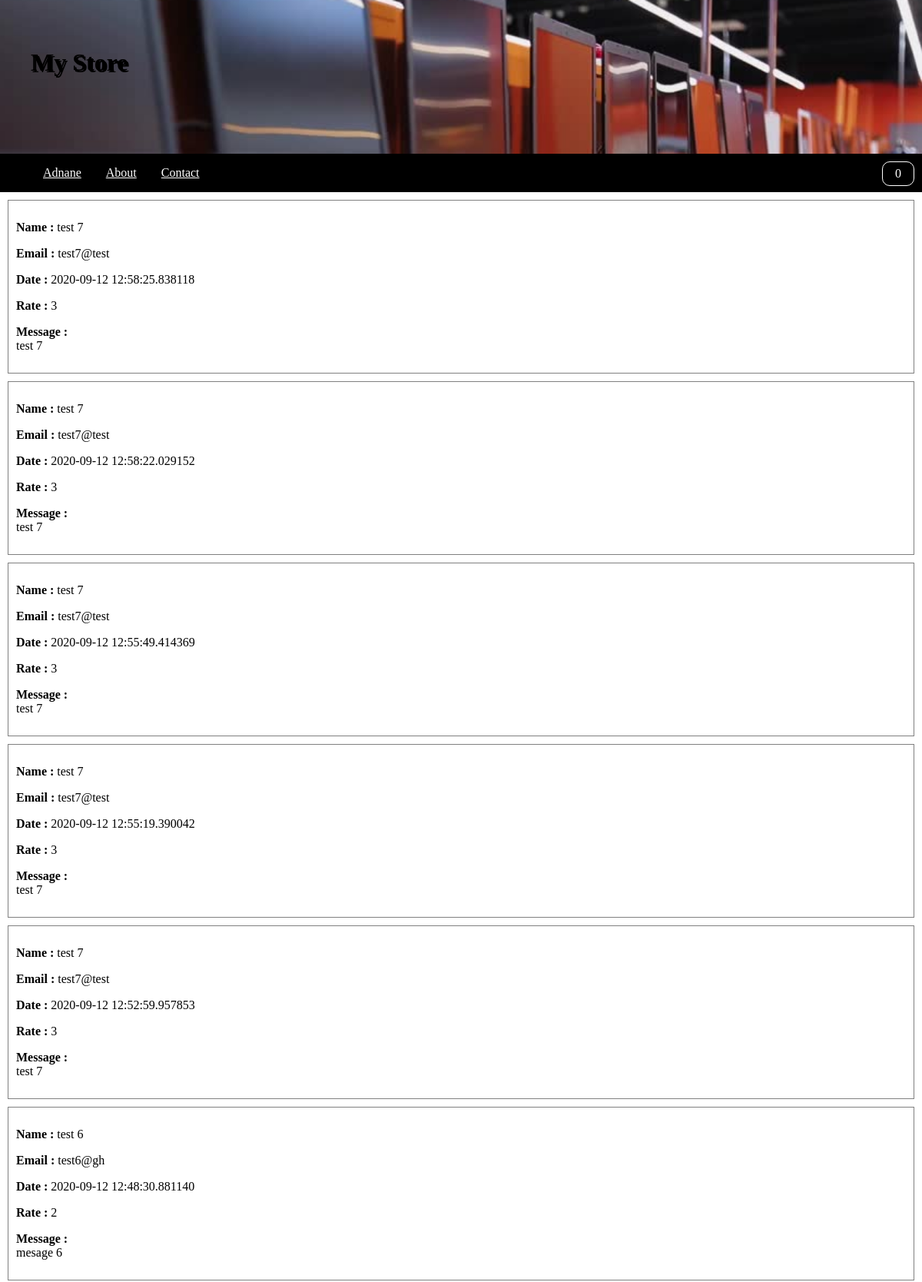
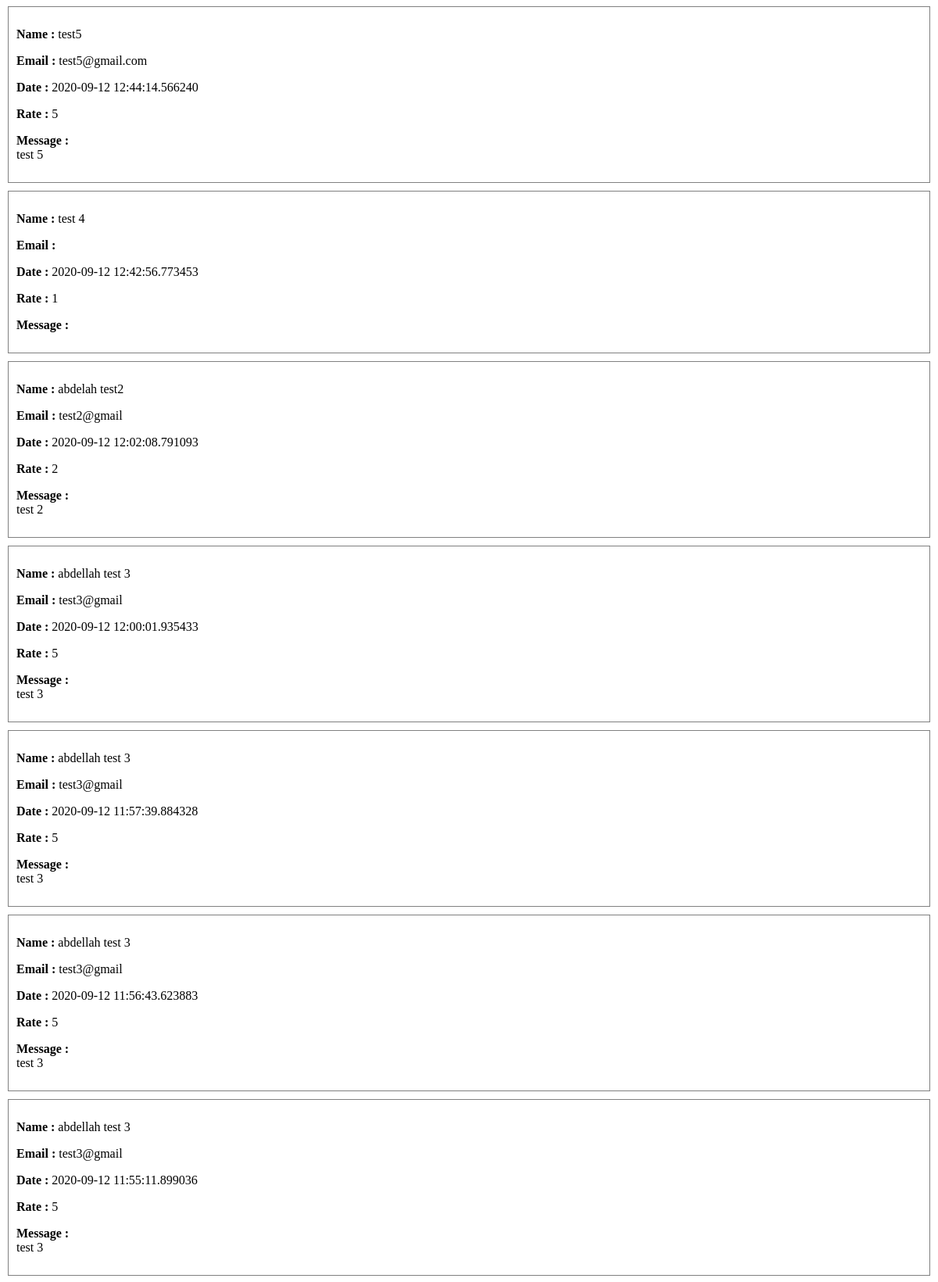
The app's page /contact (upper part) with its own data (2 pictures, top to bottom).
### server.py (models this page shows)
class Message(db.Model):
    id=db.Column(db.Integer,primary_key=True)
    nom=db.Column(db.String(20),nullable=False)
    email=db.Column(db.String(20),nullable=False)
    mdate=db.Column(db.DateTime,default=datetime.datetime.utcnow)
    message=db.Column(db.Text,nullable=False)
    rate=db.Column(db.Integer, nullable=False)

### server.py (the view, shortened to what this page needs)
@app.route("/contact",methods=['GET','POST'])
def contact():
    valid=True
    ALL=[]
    messages=Message.query.all()
    for MESSAGE in messages:
        ALL.insert(0,MESSAGE)
    return  render_template("contact.html",valid=valid,messages=ALL)

### templates/contact.html (shortened to what this page needs)
{% extends "base.html" %}
{% block content%}
        {% if valid %}
            {% for msg in messages %}
                <div class='msg'>
                    <p><strong>Name : </strong>{{msg.nom}}</p>
                    <p><strong>Email : </strong>{{msg.email}}</p>
                    <p><strong>Date : </strong>{{msg.mdate}}</p>
                    <p><strong>Rate : </strong>{{msg.rate}}</p>
                    <p><strong>Message : </strong><br>{{msg.message}}</p>
                </div>
            {% endfor %}
        {% endif %}
        <div id="addComent"><img onclick="affciheFunction()" src="/static/images/addComent_.jfif" alt=""></div><br>
        <br>
{% endblock content%}

### static/css/style.css (style rules this page uses)
body { margin: 0px; }
.msg { margin: 10px; border: 1px solid gray; padding: 10px; }

### records on screen
Message: nom "test 7", email "test7@test", mdate "2020-09-12 12:58:25.838118", rate "3", message "test 7"
Message: nom "test 7", email "test7@test", mdate "2020-09-12 12:58:22.029152", rate "3", message "test 7"
Message: nom "test 7", email "test7@test", mdate "2020-09-12 12:55:49.414369", rate "3", message "test 7"
Message: nom "test 7", email "test7@test", mdate "2020-09-12 12:55:19.390042", rate "3", message "test 7"
Message: nom "test 7", email "test7@test", mdate "2020-09-12 12:52:59.957853", rate "3", message "test 7"
Message: nom "test 6", email "test6@gh", mdate "2020-09-12 12:48:30.881140", rate "2", message "mesage 6"
Message: nom "test5", email "test5@gmail.com", mdate "2020-09-12 12:44:14.566240", rate "5", message "test 5"
Message: nom "test 4", mdate "2020-09-12 12:42:56.773453", rate "1"
Message: nom "abdelah test2", email "test2@gmail", mdate "2020-09-12 12:02:08.791093", rate "2", message "test 2"
Message: nom "abdellah test 3", email "test3@gmail", mdate "2020-09-12 12:00:01.935433", rate "5", message "test 3"
Message: nom "abdellah test 3", email "test3@gmail", mdate "2020-09-12 11:57:39.884328", rate "5", message "test 3"
Message: nom "abdellah test 3", email "test3@gmail", mdate "2020-09-12 11:56:43.623883", rate "5", message "test 3"
Message: nom "abdellah test 3", email "test3@gmail", mdate "2020-09-12 11:55:11.899036", rate "5", message "test 3"
